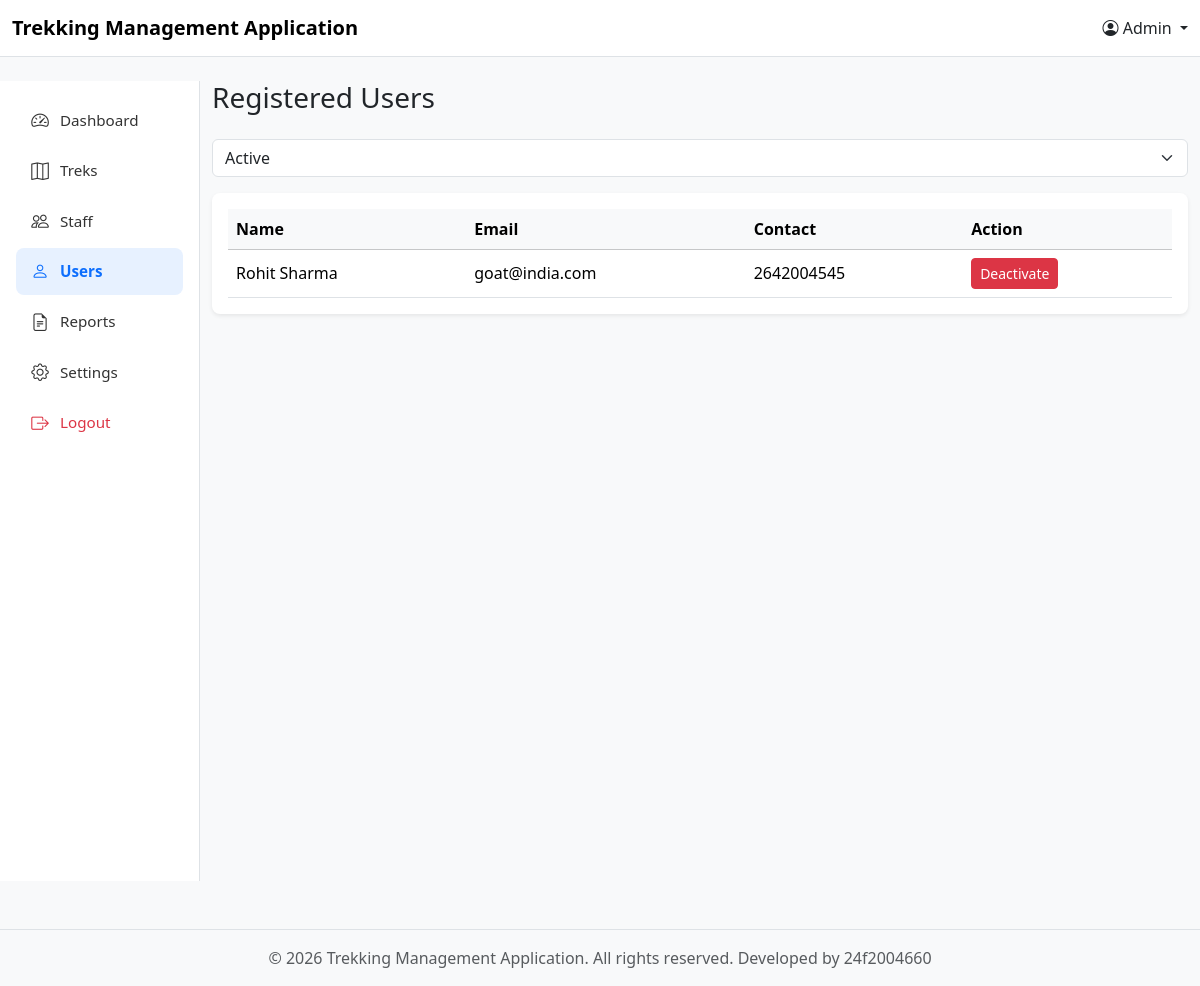
Before: /manage_users with the older database file.
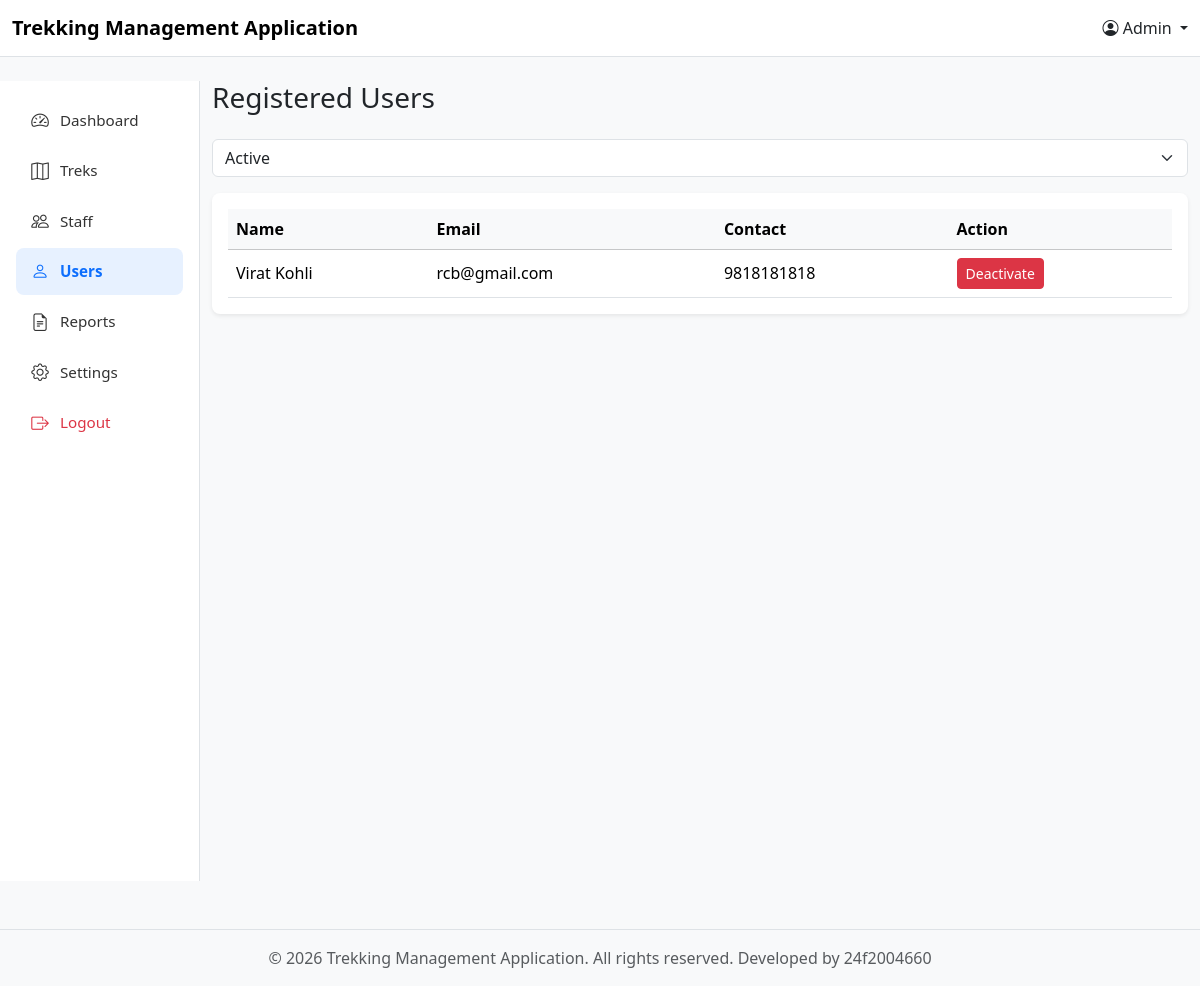
After: the same page with the newer database file.
### models.py (models this page shows)
class user_profile(db.Model):
    __tablename__ = 'user_profile'
    id = db.Column(db.Integer, primary_key=True)
    user_id = db.Column(db.Integer, db.ForeignKey('user_credentials.id'), nullable=False) #linking user credentials to trek
    name = db.Column(db.String(100), nullable=False)
    address = db.Column(db.String(200), nullable=False)
    phone_number = db.Column(db.String(20), nullable=False)
    status = db.Column(db.Integer, nullable=False, default = 0) #0 means active 1 means deactive
    bookings = db.relationship('Booking', backref='trekker')

class User_Credentials(db.Model):
    __tablename__ = 'user_credentials' #user defined table name
    id =db.Column(db.Integer, primary_key=True)
    email = db.Column(db.String(100), unique=True, nullable=False)
    password = db.Column(db.String, nullable=False)
    role = db.Column(db.String(20), nullable=False) #allowed only 3 values admin 0, staff 1, user 2
    user = db.relationship('user_profile', cascade="all, delete", backref='user_back')
    staff = db.relationship('staff_profile', cascade="all, delete", backref='staff_back')

### controller.py (the view)
@app.route("/manage_users")
def admin_manage_users():
    u_data = get_user_data()
    return render_template("Admin_templates/admin_manage_users.html", u_data=u_data)

### controller.py (called while the page is built)
def get_user_data():
    u_data = db.session.query(user_profile).filter().all()
    return u_data

### templates/Admin_templates/admin_manage_users.html (shortened to what this page needs)
{% extends "base.html" %}
{% set current_user = 'Admin' %}
{% block content %}
    <div class="row">
        {% set current_page = "users" %}
        {% include "Admin_templates/components/admin_menu.html" %}
        <div class="col-md-10">
            <h3 class="mb-4">Registered Users</h3>
            <div class="mb-3">
                <select class="form-select" name="status" onchange="showStaffDetails()">
                    <option selected value = 0>Active</option>
                </select>
            </div>
            <div id="staffRequestTabsContent">
                <div id="active" style="display: block;">
                    <div class="card border-0 shadow-sm rounded-3">
                        <div class="card-body pt-3">
                            <table class="table table-hover align-middle mb-0">
                                <thead class="table-light">
                                    <tr>
                                        <th>Name</th>
                                        <th>Email</th>
                                        <th>Contact</th>
                                        <th>Action</th>
                                    </tr>
                                </thead>
                                <tbody>
                                    {%for u in u_data %}
                                    {% if u.status == 0 %}
                                        <tr>
                                            <td>{{u.name}}</td>
                                            <td>{{u.user_back.email}}</td>
                                            <td>{{u.phone_number}}</td>
                                            <td>
                                                <a href="/reject?user_id={{ u.user_id }}"
                                                class="btn btn-danger btn-sm">
                                                    Deactivate
                                                </a>
                                            </td>
                                        </tr>
                                    {% endif %}
                                    {%endfor%}
                                </tbody>
                            </table>
                        </div>
                    </div>
                </div>
            </div>
        </div>
    </div>
{% endblock %}

Changed rows visible on the page:
removed user_profile: name "Rohit Sharma", user_back.email "goat@india.com", phone_number "2642004545"
added user_profile: name "Virat Kohli", user_back.email "rcb@gmail.com", phone_number "9818181818"
